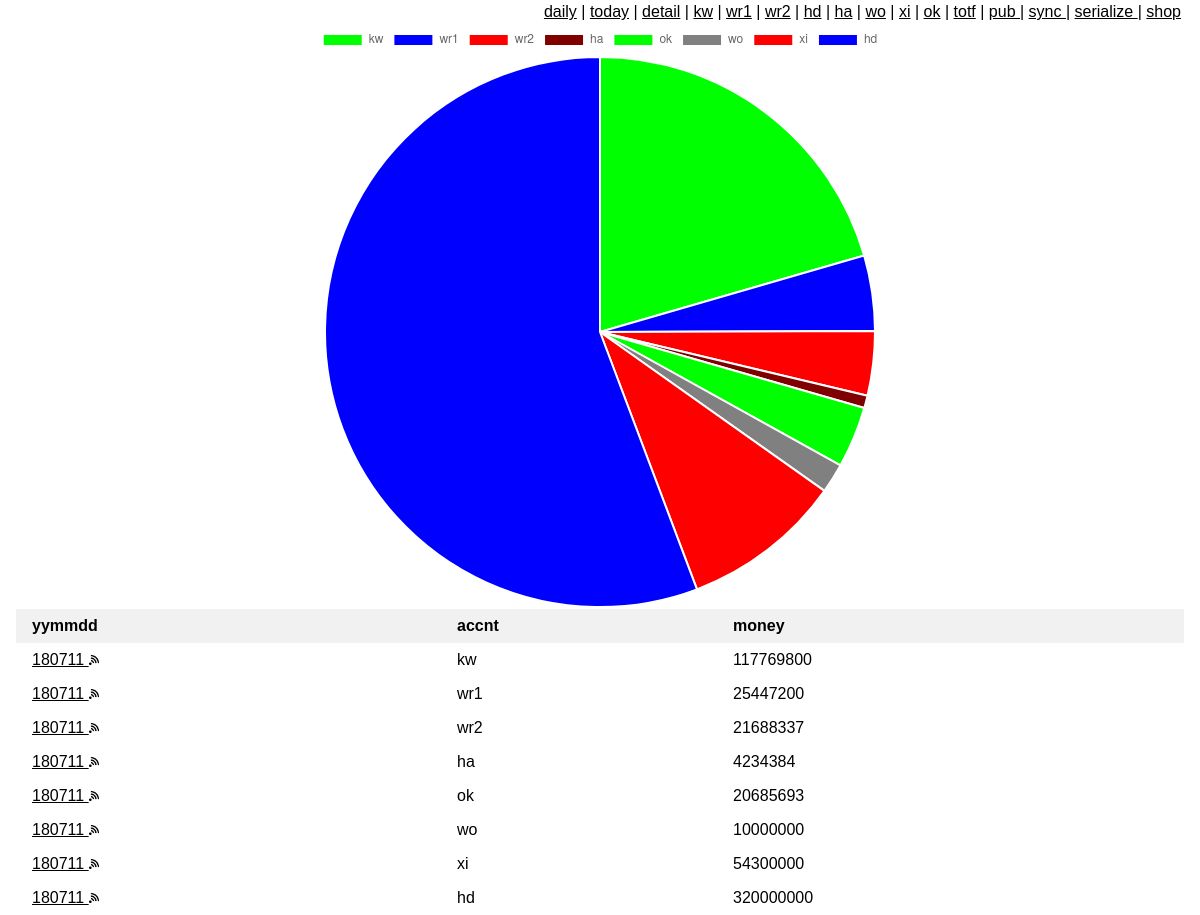
Page /tot/180711/ on the committed database.
### tot/models.py (models this page shows, shortened)
class Tot(models.Model):
    accnt = models.CharField(max_length=200)
    yymmdd = models.CharField(max_length=200)
    money = models.IntegerField(default=0)

### tot/views.py (the view)
# urls.py: path('<int:yymmdd>/', 				views.yymmdd, 	name='yymmdd'),
def yymmdd(request,yymmdd):
	try:
		ts = Tot.objects.filter(yymmdd=yymmdd).values('yymmdd','accnt','money').annotate()
		if(len(ts) == 0):
			return HttpResponseRedirect('/tot/totf')
		print(len(ts))
		legend_array = []
		money_array = []
		rgb_array = []
		for t in ts:
			legend_array.append(t['accnt'])
			money_array.append(t['money'])
			rgb = rgbmap(t['accnt'])
			rgb_array.append(rgb)
		amount = ' ,'.join(str(e) for e in money_array)
		template = loader.get_template('tot/yymmdd.html')
		context = {
			'ts': ts,
			'legend': legend_array,
			'amount': amount,
			'rgbs': rgb_array,
		}
	except Tot.DoesNotExist:
		raise Http404("Tot does not exist")
	return HttpResponse(template.render(context,request))

### tot/views.py (called while the page is built)
def rgbmap(x):
	return {'kw':'rgb(0,255,0)', 'wr1': 'rgb(0,0,255)',\
		 'wr2': 'rgb(255,0,0)', 'ok':'rgb(0,255,0)',\
		 'hd': 'rgb(0,0,255)', 'xi': 'rgb(255,0,0)',\
		 'ha':'rgb(128,0,0)', 'wo': 'rgb(128,128,128)' }[x]

### tot/templates/tot/yymmdd.html
{% include "tot/head.html" %}
{% include "tot/piechart.html" %}
{% include "tot/showtab.html"%}
{% include "tot/tail.html"%}

### tot/templates/tot/showtab.html
{% load static %}
{% if ts %}
<div class="w3-container">
    <table class="w3-table">
    <tr class="w3-light-grey">
        <th>yymmdd</th>
        <th>accnt</th>
        <th>money</th>
    </tr>
    {% for t in ts %}
    <tr>
        <td> <a href="/tot/{{t.yymmdd}}/"> {{ t.yymmdd }} </a>
					<a href="/tot/pub/{{t.yymmdd}}"><img height="10" width="10"
					src="{% static 'tot/images/pub.png' %}"></img> </a>
		</td>
        <td> {{ t.accnt }} </td>
        <td> {{ t.money }} </td>
    </tr>
    {% endfor %}
{% else %}
    <p>No Tot data.</p>
</div>
{% endif %}

### tot/static/tot/style.css (style rules this page uses)
html { box-sizing:border-box }
*,*:before,*:after { box-sizing:inherit }
html { -ms-text-size-adjust:100%;-webkit-text-size-adjust:100% }
body { margin:0 }
a { background-color:transparent;-webkit-text-decoration-skip:objects }
img { border-style:none }
html,body { font-family:Verdana,sans-serif;font-size:15px;line-height:1.5 }
html { overflow-x:hidden }
img { vertical-align:middle }
a { color:inherit }
.w3-table,.w3-table-all { border-collapse:collapse;border-spacing:0;width:100%;display:table }
.w3-table td,.w3-table th,.w3-table-all td,.w3-table-all th { padding:8px 8px;display:table-cell;text-align:left;vertical-align:top }
.w3-table th:first-child,.w3-table td:first-child,.w3-table-all th:first-child,.w3-table-all td:first-child { padding-left:16px }
.w3-container:after,.w3-container:before,.w3-panel:after,.w3-panel:before,.w3-row:after,.w3-row:before,.w3-row-padding:after,.w3-row-padding:before, .w3-cell-row:before,.w3-cell-row:after,.w3-clear:after,.w3-clear:before,.w3-bar:before,.w3-bar:after { content:"";display:table;clear:both }
.w3-container,.w3-panel { padding:0.01em 16px }
.w3-light-grey,.w3-hover-light-grey:hover,.w3-light-gray,.w3-hover-light-gray:hover { color:#000!important;background-color:#f1f1f1!important }

### rows in the picture
Tot: yymmdd "180711", accnt "kw", money "117769800"
Tot: yymmdd "180711", accnt "wr1", money "25447200"
Tot: yymmdd "180711", accnt "wr2", money "21688337"
Tot: yymmdd "180711", accnt "ha", money "4234384"
Tot: yymmdd "180711", accnt "ok", money "20685693"
Tot: yymmdd "180711", accnt "wo", money "10000000"
Tot: yymmdd "180711", accnt "xi", money "54300000"
Tot: yymmdd "180711", accnt "hd", money "320000000"

### other values in the picture
chart data {{ amount }} 117769800 ,25447200 ,21688337 ,4234384 ,20685693 ,10000000 ,54300000 ,320000000
chart data {{ l }} kw, wr1, wr2, ha, ok, wo, xi, hd
